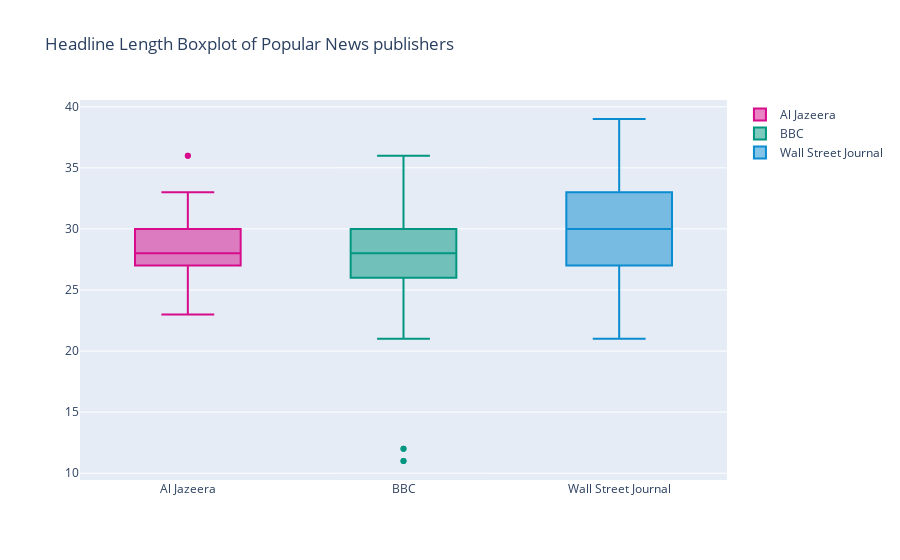

Notebook source saved alongside this figure:
### Markdown cell above
<b>Insights:</b> The box plot above shows five number summary for the top news publishers. The five number summary, which includes the minimumm, Q1 (the first quartile, or the 25% mark), the median, Q3 (the third quartile, or the 75% mark), and the maximum gives us the detailed idea about the exact nature of news these sources publish.sometimes mean can be misleading as it is prone to extreame values or outliers and in such cases median gives us a better idea. Looking at the graph we can see that the all the publishers report news on both sides of the spectrum. i.e. positive and negative. The median for Al jazeera and BBC is significantly low which confirms without any doubt that these publishers tend to have negative outlook to their stories. The highly reputed, Washington Post stands by its high standards and has the median news polarity of exact 0. So does The Economist. Both of these news publishers also have highest interquartile range which goes on to show they cover both sides of the stories and are not biased.

### Code cell
y0 = headlines_polarity.loc[headlines_polarity['source'] == 'Al Jazeera English']['word_count']
y1 = headlines_polarity.loc[headlines_polarity['source'] == 'BBC News']['word_count']
y2 = headlines_polarity.loc[headlines_polarity['source'] == 'The Wall Street Journal']['word_count']
y3 = headlines_polarity.loc[headlines_polarity['source'] == 'The Washington Post']['word_count']
y4 = headlines_polarity.loc[headlines_polarity['source'] == 'Economist.com']['word_count']
y5 = headlines_polarity.loc[headlines_polarity['source'] == 'Hindustantimes.com']['word_count']

trace0 = go.Box(
    y=y0,
    name = 'Al Jazeera',
    marker = dict(
        color = 'rgb(214, 12, 140)',
    )
)
trace1 = go.Box(
    y=y1,
    name = 'BBC',
    marker = dict(
        color = 'rgb(0, 150, 128)',
    )
)
trace2 = go.Box(
    y=y2,
    name = 'Wall Street Journal',
    marker = dict(
        color = 'rgb(10, 140, 208)',
    )
)
trace3 = go.Box(
    y=y3,
    name = 'Washington Post',
    marker = dict(
        color = 'rgb(12, 102, 14)',
    )
)
trace4 = go.Box(
    y=y4,
    name = 'Economist',
    marker = dict(
        color = 'rgb(10, 0, 100)',
    )
)
trace5 = go.Box(
    y=y5,
    name = 'Hindustantimes',
    marker = dict(
        color = 'rgb(100, 0, 10)',
    )
)
data = [trace0, trace1, trace2, trace3, trace4, trace5]
layout = go.Layout(
    title = "Headline Length Boxplot of Popular News publishers"
)

fig = go.Figure(data=data,layout=layout)
iplot(fig, filename = "Headline Length Boxplot of Popular News publishers")

### Figure 1 — Plotly figure (JSON) as saved in the notebook; plotly's stock layout.template omitted (floating-point values rounded to 4 significant figures; data arrays with more than 128 entries replaced by an {"elided": "..."} marker saying what was removed)
{"data": [{"marker": {"color": "rgb(214, 12, 140)"}, "name": "Al Jazeera", "type": "box", "y": {"elided": "200 int values"}}, {"marker": {"color": "rgb(0, 150, 128)"}, "name": "BBC", "type": "box", "y": {"elided": "150 int values"}}, {"marker": {"color": "rgb(10, 140, 208)"}, "name": "Wall Street Journal", "type": "box", "y": {"elided": "194 int values"}}, {"marker": {"color": "rgb(12, 102, 14)"}, "name": "Washington Post", "type": "box", "y": []}, {"marker": {"color": "rgb(10, 0, 100)"}, "name": "Economist", "type": "box", "y": []}, {"marker": {"color": "rgb(100, 0, 10)"}, "name": "Hindustantimes", "type": "box", "y": []}], "layout": {"title": {"text": "Headline Length Boxplot of Popular News publishers"}}}
